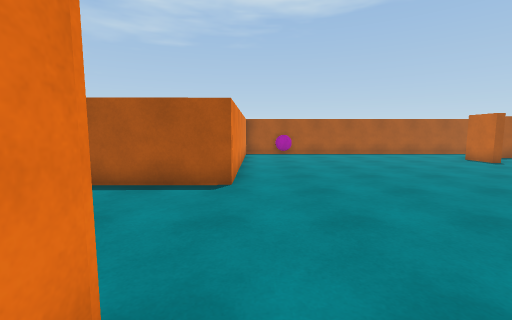
View 1 (above)

16 first-person views from a walk through a Unity game level. The camera is 1.3 m above the floor, tilts 6° down and sees 90° across. The floor is counted in squares, 1 m on a side. Each view is taken from the middle of a square. On the plan, view 1 faces up. The plan holds only what a view shows up to about 13 squares ahead; the rest is blank. The place goes on beyond the plan. The player is left out.

View 2
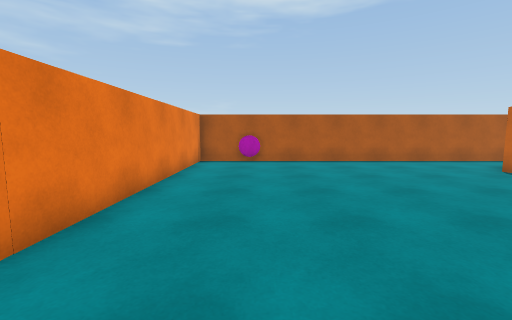

View 3
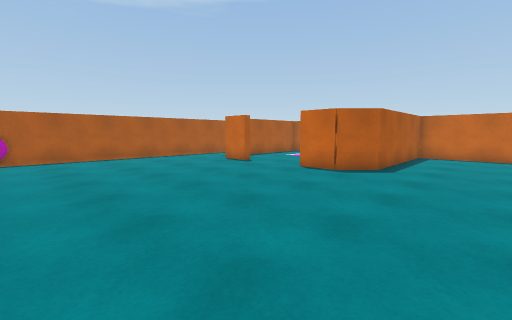

View 4
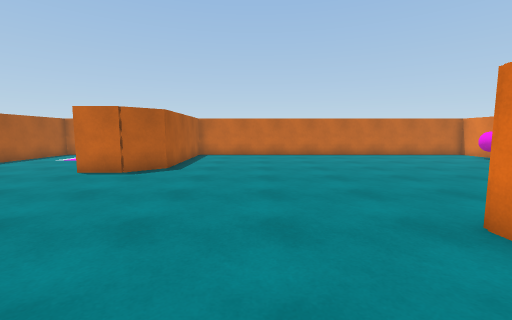

View 5
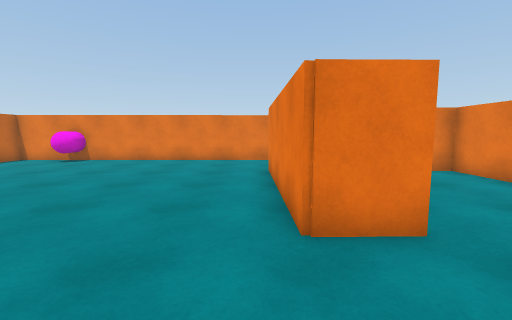

View 6
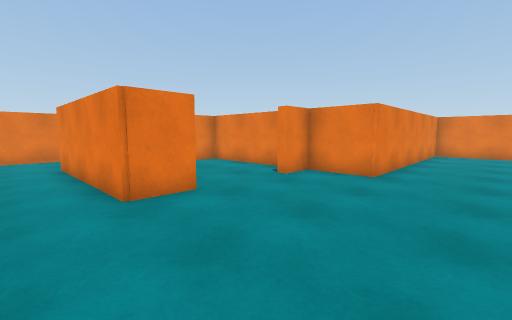

View 7
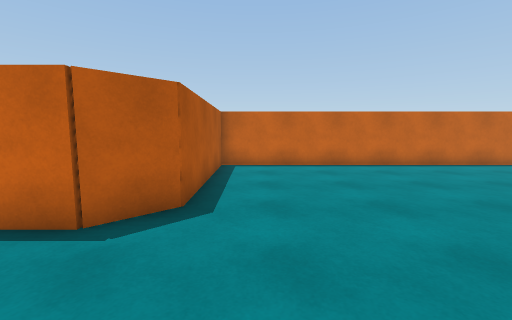

View 8
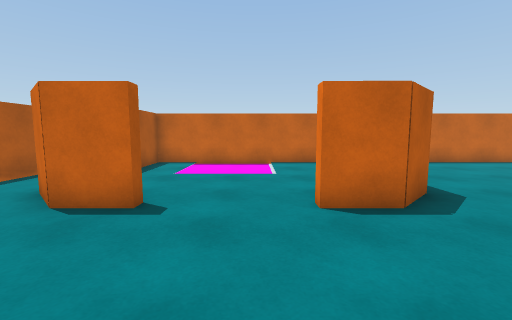

View 9
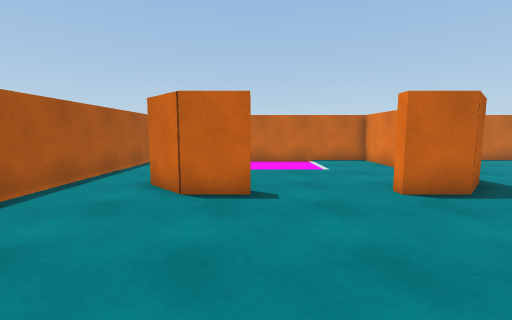

View 10
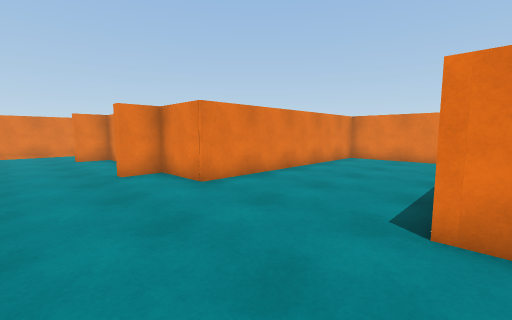

View 11
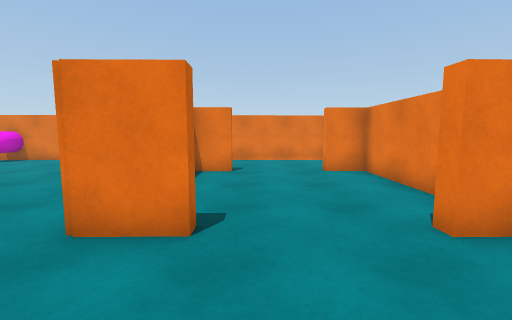

View 12
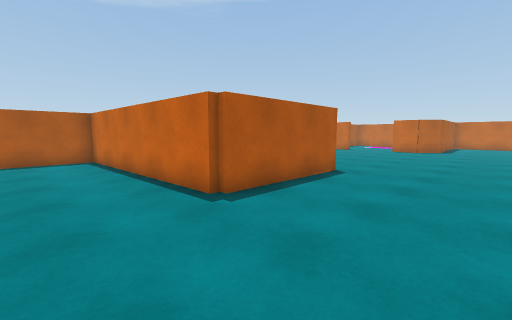

View 13
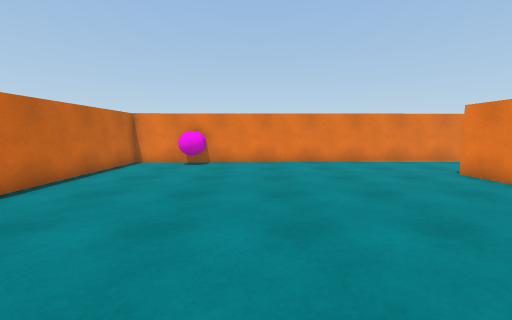

View 14
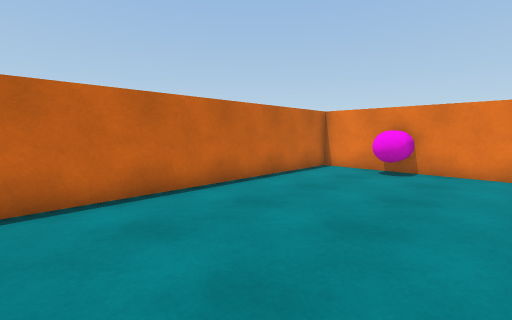

View 15
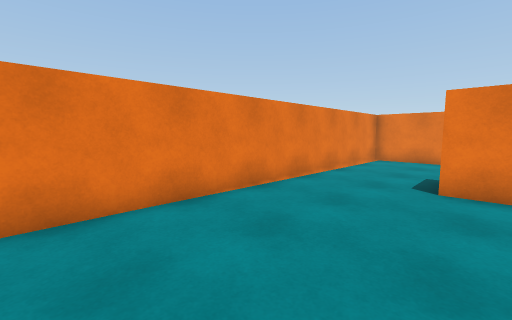

View 16
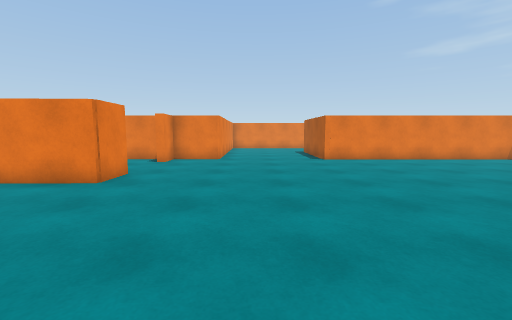

### Floor plan
Points are (right, up) in squares from view 1. A wall is a line through its corners. A room is listed if a view was taken in it or the views show most of it. See-through windows are left out.
Room 1 (views 1, 2, 3, 4, 5, 6, 7, 8, 9, 10, 11, 12, 13, 14, 15, 16)
walls: (3.8, -1.1) (5.4, -1.1) (5.6, -7); (-0.8, -1.9) (-0.8, -6.8) (0.6, -6.8) (0.6, -7.2); (14.7, 5.7) (17.4, 5.8) (17.4, 13.4) (13.2, 13.3); (10.8, 11.1) (10.3, 11.1) (10.3, 12.6) (11.4, 13.7); (3.8, -6.7) (5.2, -6.7); (-0.8, -8) (-0.8, -10.6) (17.4, -10.3) (17.4, 5.4) (11.5, 5.3) (10.3, 6.4) (10.3, 7.9) (10.8, 7.9); (2.1, 15.8) (1.6, 15.7); (1.9, 15.8) (1.3, 15.8); (-9.5, 1) (-0.8, 1.2) (-0.8, -1.2) (0.5, -1.2) (0.5, -1.6); (17, 16) (-0.8, 16) (-0.8, 6.4) (-5.9, 6.3) (-6.1, 15.1) (-9.1, 15.1)
objects: other object (14, -10) to (15, -9)

Positions as (right, up) in squares from view 1, and headings:
1: (0, 0), facing up
2: (2, 4), facing up
3: (2, 2), facing up-right
4: (2, 2), facing right
5: (6, 2), facing down
6: (7, 4), facing down-left
7: (7, 4), facing right
8: (6, 9), facing right
9: (5, 11), facing right
10: (3, 7), facing down-left
11: (3, 2), facing down
12: (-9, 2), facing up-right
13: (12, 1), facing down
14: (12, -1), facing down-right
15: (12, -6), facing down-left
16: (12, 3), facing left
